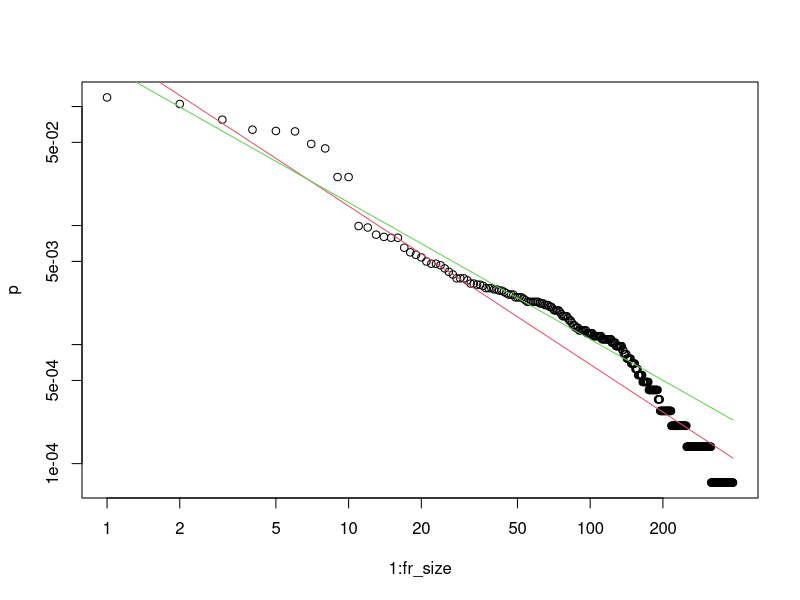

This figure's R source:
# https://stats.stackexchange.com/questions/6780/how-to-calculate-zipfs-law-coefficient-from-a-set-of-top-frequencies

library(stats4)

# input frequencies
fr <- c(1722, 1515, 1119, 922, 900, 892, 700, 642, 369, 369, 143, 139, 121, 116, 114, 114, 94, 86, 82, 78, 72, 69, 69, 67, 63, 59, 56, 52, 52, 52, 50, 47, 47, 46, 46, 45, 43, 43, 43, 42, 42, 41, 41, 40, 39, 38, 38, 38, 36, 36, 36, 36, 35, 34, 33, 33, 33, 33, 33, 33, 33, 32, 32, 32, 31, 31, 31, 30, 30, 29, 28, 28, 28, 28, 27, 26, 25, 25, 25, 25, 24, 23, 23, 22, 21, 21, 20, 20, 20, 19, 19, 19, 19, 19, 19, 19, 18, 18, 18, 18, 18, 18, 17, 17, 17, 17, 17, 17, 17, 17, 17, 16, 16, 16, 16, 16, 16, 16, 16, 16, 16, 16, 15, 15, 15, 15, 15, 14, 14, 14, 14, 14, 14, 14, 14, 13, 13, 12, 12, 12, 12, 11, 11, 11, 11, 11, 11, 10, 10, 10, 10, 10, 10, 9, 9, 9, 9, 8, 8, 8, 8, 8, 8, 8, 7, 7, 7, 7, 7, 7, 7, 7, 7, 7, 6, 6, 6, 6, 6, 6, 6, 6, 6, 6, 6, 6, 6, 6, 6, 6, 5, 5, 5, 5, 4, 4, 4, 4, 4, 4, 4, 4, 4, 4, 4, 4, 4, 4, 4, 4, 4, 4, 4, 4, 4, 4, 3, 3, 3, 3, 3, 3, 3, 3, 3, 3, 3, 3, 3, 3, 3, 3, 3, 3, 3, 3, 3, 3, 3, 3, 3, 3, 3, 3, 3, 3, 3, 3, 3, 3, 2, 2, 2, 2, 2, 2, 2, 2, 2, 2, 2, 2, 2, 2, 2, 2, 2, 2, 2, 2, 2, 2, 2, 2, 2, 2, 2, 2, 2, 2, 2, 2, 2, 2, 2, 2, 2, 2, 2, 2, 2, 2, 2, 2, 2, 2, 2, 2, 2, 2, 2, 2, 2, 2, 2, 2, 2, 2, 2, 2, 2, 2, 2, 2, 2, 2, 1, 1, 1, 1, 1, 1, 1, 1, 1, 1, 1, 1, 1, 1, 1, 1, 1, 1, 1, 1, 1, 1, 1, 1, 1, 1, 1, 1, 1, 1, 1, 1, 1, 1, 1, 1, 1, 1, 1, 1, 1, 1, 1, 1, 1, 1, 1, 1, 1, 1, 1, 1, 1, 1, 1, 1, 1, 1, 1, 1, 1, 1, 1, 1, 1, 1, 1, 1, 1, 1, 1, 1, 1, 1)

fr_size <- length(fr)

p <- fr/sum(fr)

lzipf <- function(s,N) -s*log(1:N)-log(sum(1/(1:N)^s))

opt.f <- function(s) sum((log(p)-lzipf(s,length(p)))^2)

# sum of squares fit
opt <- optimize(opt.f,c(0.5,fr_size))

opt

# maximum likelihood estimation fit
ll <- function(s) sum(fr*(s*log(1:fr_size)+log(sum(1/(1:fr_size)^s))))

fit <- mle(ll,start=list(s=1))

summary(fit)

s.sq <- opt$minimum
s.ll <- coef(fit)

plot(1:fr_size,p,log="xy")
lines(1:fr_size,exp(lzipf(s.sq,fr_size)),col=2)
lines(1:fr_size,exp(lzipf(s.ll,fr_size)),col=3)